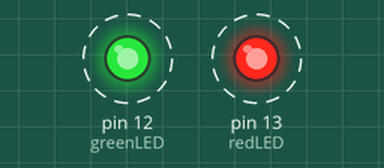
Simulated run of this sketch. Board: Arduino Uno, built with avr-gcc and run on an emulated ATmega328P. Parts: output pins drawn as LEDs (lit = HIGH). Dashed ring = blinking.

Above: at 0.5 s.
Timing chart, 0 to 4.6 s (numbered marks = the images above):
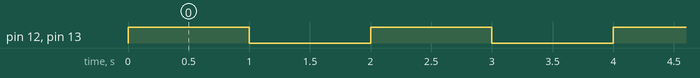

Measured:
- by itself, pin 12 (greenLED), pin 13 (redLED): alternates HIGH for 1.0 s and LOW for 1.0 s

The sketch:

LED_blinking.ino
```cpp
int greenLED = 12;
int redLED = 13;

void setup() {
  // put your setup code here, to run once:
  pinMode(greenLED,OUTPUT);
  pinMode(redLED,OUTPUT);

}

void loop() {
  // put your main code here, to run repeatedly:
  digitalWrite(greenLED, HIGH);
  digitalWrite(redLED, HIGH);
  delay(1000);
  digitalWrite(greenLED, LOW);
  digitalWrite(redLED, LOW);
  delay(1000);
}
```
